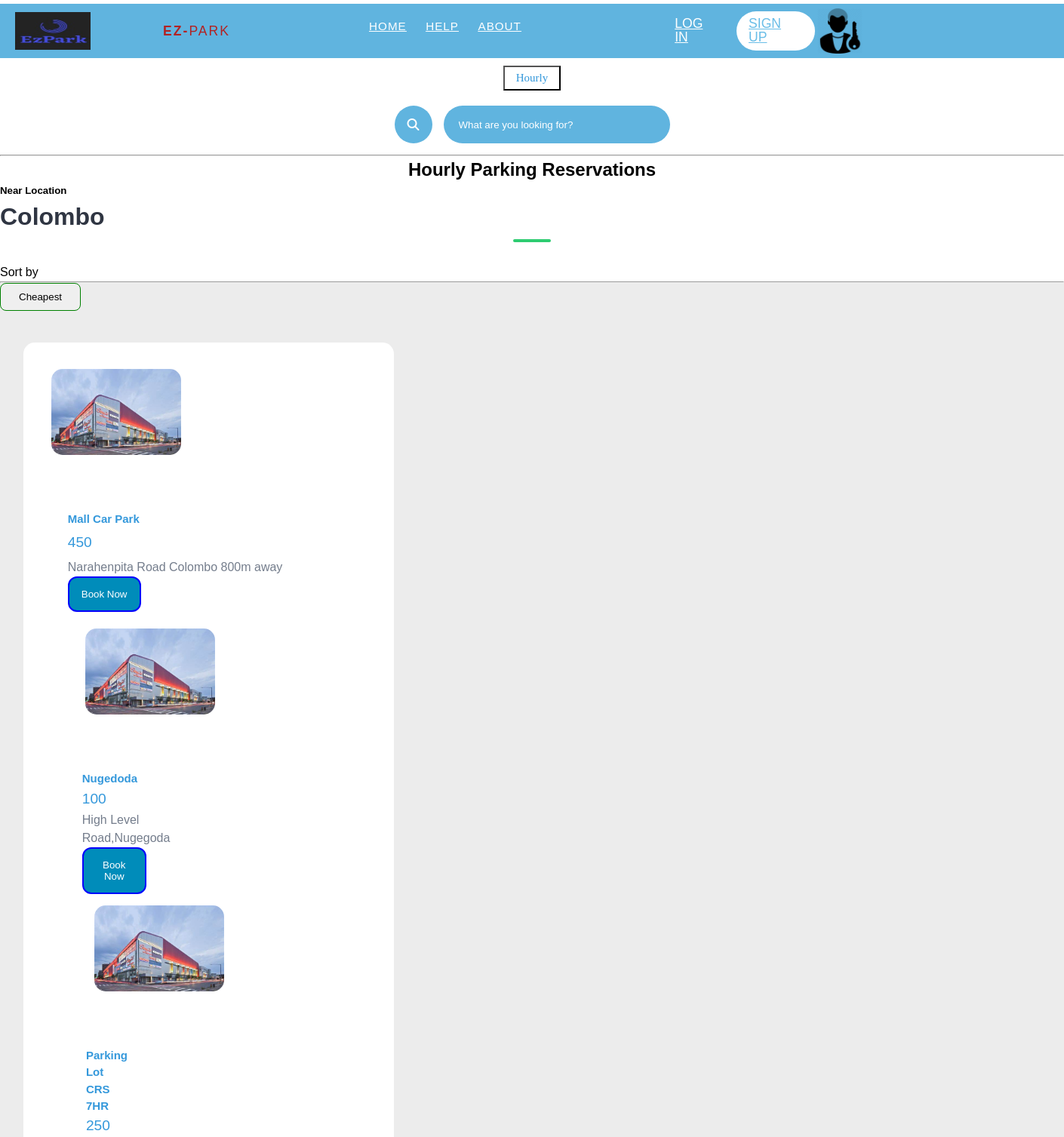
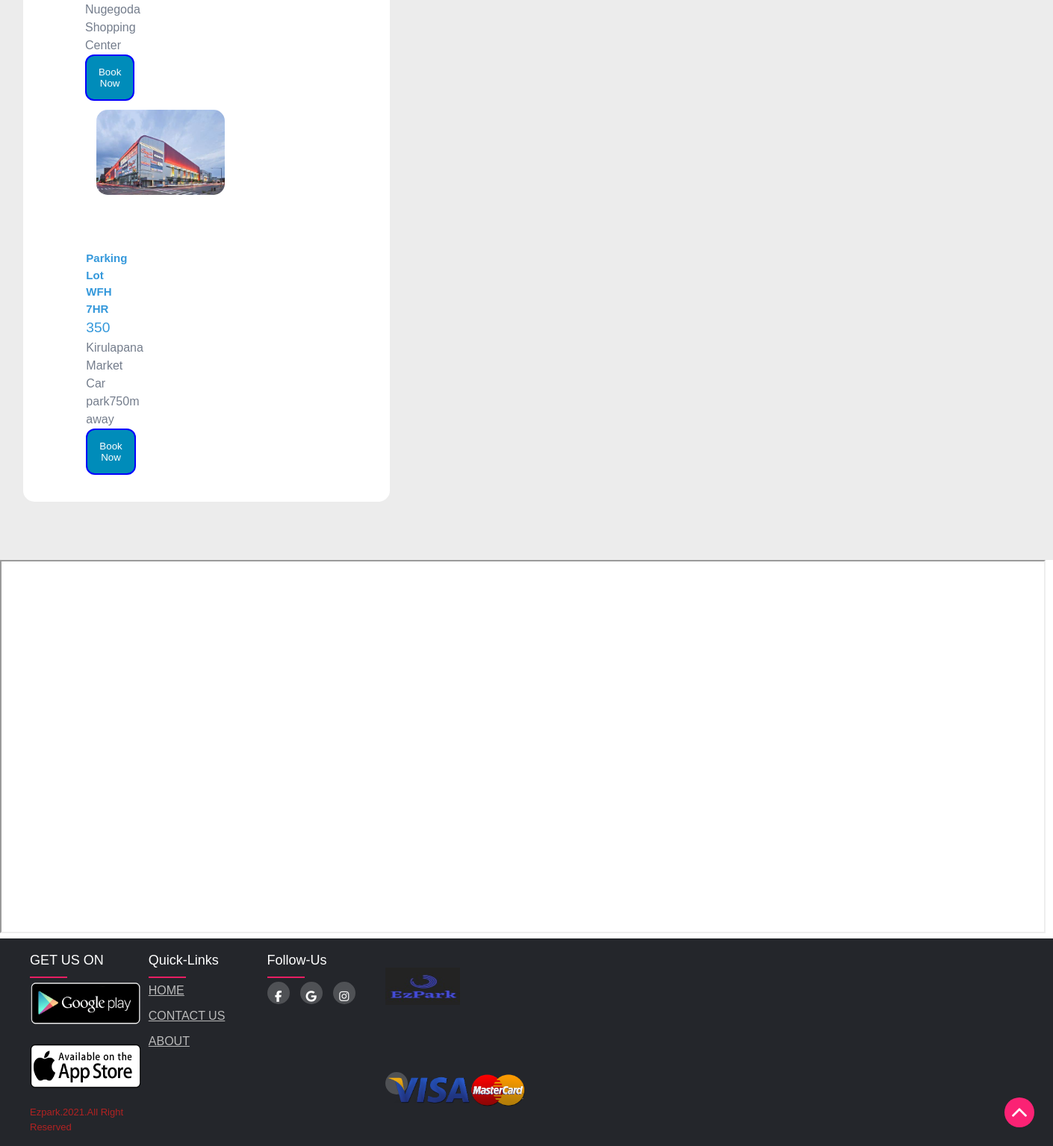
/hourly.php, run on the app's committed database (2 pictures, top to bottom).
### tables this page shows
CREATE TABLE `locations` (
  `Location_Id` int(10) NOT NULL,
  `Location_Name` char(50) NOT NULL,
  `Description` char(100) NOT NULL,
  `Hourly_Price` int(11) NOT NULL,
  `Monthly_Price` int(11) NOT NULL,
  `Image` varchar(250) NOT NULL
);

### hourly.php (the view, shortened to what this page needs)
<?php
include_once'config.php';
?>
<!DOCTYPE html>
<html lang="en">
<head>
    <link rel="stylesheet" href="css/home.css">
    <link rel="stylesheet" href="css/style.css">
</head>
<body>
<header>
        <div class="container">
            <div class="logo-container">
                <img src="image/IMG.jpeg" width="100" height="50" class="left"> &nbsp;
                <h3 class="logo">Ez-<span>Park</span></h3>
            </div>
            <div class="nav-btn">
                <div class="nav-links">
                    <ul>
                        <li class="nav-link" style="--i: .6s">
                            <a href="AHome.html"><u>HOME</u></a>
                        </li>
                        <li class="nav-link" style="--i: 1.35s">
                            <a href="Help.html"><u>HELP</u></a>
                        </li>
                        <li class="nav-link" style="--i: 1.35s">
                            <a href="#"><u>ABOUT</u></a>
                        </li>
                    </ul>
                </div>
                <div class="log-sign" style="--i: 1.8s">
                    <a href="login.php" class="btn transparent">Log in</a>
                    <a href="singup.php" class="btn solid">Sign up</a>
                    <img src="image/logo.png" width="60" height="60" class="right"> &nbsp;&nbsp;&nbsp;&nbsp;
                </div>
            </div>
</header>
    <center>
	     <button class="btn1" type="button" id="btn1" onclick="loadData('btn1')">Hourly </button>
    </center>
    <div class="wrapper">
        <div class="search_box">
            <div class="search_btn"><i class="fas fa-search"></i></div>
            <input type="text" class="input_search" placeholder="What are you looking for?">
        </div>
    </div>
    <hr>
   <center>
   <h3> Hourly Parking Reservations</h3>
   </center>
   <h5>Near Location</h5>
   <h2>Colombo</h2>
<div>
Sort by
<br>
<hr>
     <button id="bt1" name="submit" onclick="location.href='hcheap.html';">Cheapest</button>
</div>
	    <section class="list">
        <div class="container">
		  <?php
		  $sql="SELECT * FROM locations";
		  $result=mysqli_query($conn,$sql);
		  $count=mysqli_num_rows($result);
		  if ($count >0)
		  {
			  while($row=mysqli_fetch_assoc($result))
			  {
				  $name=$row["Location_Name"];
				  $desc=$row["Description"];
				  $price1=$row["Hourly_Price"];
				  ?>
				<div class="list-box">
                <div class="img">
                    <img src="image/mall.jfif"  class="img-responsive img-curve">
                </div>
				 <div class="list-desc">
                    <h4><?php echo $name?></h4>
                    <p class="price"><?php echo $price1?></p>
                    <p class="detail"><?php echo $desc?><br>
					   <a href="index.html"><button class="btnn" onclick="#">Book Now</button></a><br>
				<?php
		  }}
				?>
		     </div>
            </div>
			</p>
        </div>
		  </section>
   <iframe src="https://www.google.com/maps/embed?pb=!1m18!1m12!1m3!1d15843.48137402922!2d79.85759417617626!3d6.9061039701576945!2m3!1f0!2f0!3f0!3m2!1i1024!2i768!4f13.1!3m3!1m2!1s0x3ae259706bfa613f%3A0xf79d7adae85305f7!2sCinnamon%20Gardens%2C%20Colombo!5e0!3m2!1sen!2slk!4v1633350544689!5m2!1sen!2slk"
  width="1400" height="500" style="border:1;" allowfullscreen="" loading="lazy">
</iframe>
    <footer class="footer">
        <div class="container">
            <div class="row">
                <div class="footer-col">
                    <h4>GET US ON</h4>
                    <ul>
                        <a href="https://play.google.com/store/apps">
                            <img src="image/play.png" width="150" height="60" class="left"></a> <br>
                        <a href="https://www.apple.com/app-store/">
                            <img src="image/apps.png" width="150" height="60" class="left"></a><br>
                        <div class="p3">
                            <p>Ezpark.2021.All Right Reserved</p>
                        </div>
                    </ul>
                </div>
                <div class="footer-col">
                    <h4>Quick-links</h4>
                    <ul>
                        <li><a href="#"><U>HOME</U></a></li>
                        <li><a href="Contact Us.html"><U>CONTACT US</U></a></li>
                        <li><a href="#"><U>ABOUT</U></a></li><br>
                </div>
                <div class="footer-col">
                    <h4>follow-us</h4>
                    <div class="social-links">
                        <a href="https://www.facebook.com/login.php"><i class="fab fa-facebook-f"></i></a>
                        <a href="https://accounts.google.com/login?service=mail&lp=1
                        "><i class="fab fa-google"></i></a>
                        <a href="https://www.instagram.com/accounts/login"><i class="fab fa-instagram"></i></a>
                    </div>
                </div>
                <div class="footer-col">
                    <div class="social-links"><br>
                        <img src="image/IMG.jpeg" width="100" height="50" class="left"> <br> <br><br><br>
                        <a href="https://sdg2.mastercard.com">
                            <img src="image/card.png" width="200" height="50" class="left"></a>
                    </div>
                </div>
                <div class="arrow">
                    <a href="index.html"><img src="image/arrow.png"></a>
                </div>
            </div>
    </footer>
</body>
</html>

### css/home.css (style rules this page uses)
header { position: sticky; top: -50px; background-color: #60b4df; width: 100%; z-index: 1000; }
.container { max-width: 65rem; padding: 0 2rem; margin: 0 auto; display: flex; position: relative; }
.logo-container { flex: 1; display: flex; align-items: center; }
.nav-btn { flex: 3; display: flex; }
.nav-links { flex: 2; }
.log-sign { display: flex; justify-content: center; align-items: center; flex: 1; }
.logo { color: firebrick; font-size: 1.1rem; font-weight: 800; letter-spacing: 2px; text-transform: uppercase; line-height: 3rem; }
.logo span { font-weight: 300; }
.btn { display: inline-block; padding: .5rem 1.3rem; font-size: .8rem; border: 2px solid #fff; border-radius: 2rem; line-height: 1; margin: 0 .2rem; transition: .3s; text-transform: uppercase; }
.btn.solid, .btn.transparent:hover { background-color: #fff; color: #69bde7; }
.btn.transparent, .btn.solid:hover { background-color: transparent; color: #fff; }
.nav-links>ul { display: flex; justify-content: center; align-items: center; }
.nav-link { position: relative; }
.nav-link>a { line-height: 3rem; color: #fff; padding: 0 .8rem; letter-spacing: 1px; font-size: .95rem; display: flex; align-items: center; justify-content: space-between; transition: .5s; }

### css/style.css (style rules this page uses)
body { line-height: 1.5; font-family: 'Poppins', sans-serif; }
* { margin: 0; padding: 0; box-sizing: border-box; }
.container { max-width: 1170px; margin: auto; }
.row { display: flex; flex-wrap: wrap; }
ul { list-style: none; }
.footer { background-color: #24262b; padding: 5px; }
.footer-col { width: 25%; padding: 0 15px; }
.footer-col h4 { font-size: 18px; color: #ffffff; text-transform: capitalize; margin-bottom: 15px; font-weight: 400; position: relative; }
.footer-col h4::before { content: ''; position: absolute; left: 0; bottom: -10px; background-color: #e91e63; height: 2px; box-sizing: border-box; width: 50px; }
.footer-col ul li:not(:last-child) { margin-bottom: 10px; }
.footer-col ul li a { font-size: 16px; text-transform: capitalize; color: #ffffff; text-decoration: none; font-weight: 300; color: #bbbbbb; display: block; transition: all 0.3s ease; }
.footer-col .social-links a { display: inline-block; height: 30px; width: 30px; background-color: rgba(255, 255, 255, 0.2); margin: 0 10px 10px 0; text-align: center; line-height: 40px; border-radius: 50%; color: #ffffff; transition: all 0.5s ease; }
h2 { position: relative; padding: 0 0 10px; margin-bottom: 10px; }
h2:after { content: ''; position: absolute; left: 50%; bottom: 0; transform: translateX(-50%); height: 4px; width: 50px; border-radius: 2px; background-color: #2ecc71; }
.btn { padding: 0.5rem 1rem; background-color: #2ecc71; color: #fff; font-size: 1.1rem; border: none; outline: none; cursor: pointer; transition: .3s; }
::placeholder { color: #fff; }
* { margin: 0 0; padding: 0 0; font-family: Arial, Helvetica, sans-serif; }
#bt1 { color:black; padding: 10px 24px; border-radius: 8px; float: left; border: 1px solid green; cursor: pointer; }
.container { width: 100%; margin: 0 auto; padding: 4%; }
.img-responsive { width: 100%; }
.img-curve { border-radius: 15px; }
.btnn { background-color:#008CBA; color:white; padding:14px 16px; border-radius: 12px; border: 2px solid blue; cursor: pointer; }
h2 { color: #2f3542; font-size: 2rem; margin-bottom: 2%; }
h3 { font-size: 1.5rem; }
.list { background-color: #ececec; padding: 4% 0; }
.list-box { width: 43%; margin: 1%; padding: 2%; float: left; background-color: white; border-radius: 15px; }
.img { height: 200px; width: 200px; padding:12px 14px; float: left; }
.list-desc { width: 70%; float: left; margin-left: 8%; }
.price { font-size: 1.2rem; margin: 2% 0; }
.detail { font-size: 1rem; color: #747d8c; }

### data on the page
locations: Location_Name "Mall Car Park", Hourly_Price "450", Description "Narahenpita Road Colombo 800m away"
locations: Location_Name "Nugedoda", Hourly_Price "100", Description "High Level Road,Nugegoda"
locations: Location_Name "Parking Lot CRS 7HR", Hourly_Price "250", Description "Nugegoda Shopping Center"
locations: Location_Name "Parking Lot WFH 7HR", Hourly_Price "350", Description "Kirulapana Market Car park750m away"
